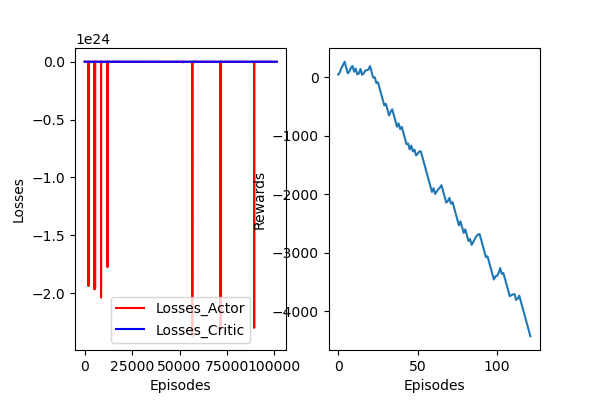

Python code for this plot:
# -*- coding: utf-8 -*-
"""
Created on Sat Mar 13 16:27:23 2021

@author: MBI
"""
import tensorflow as tf 
import tensorflow_probability as tfp 
import threading,gym,time
import numpy as np 
import matplotlib.pyplot as plt
import concurrent.futures as cf
tf.compat.v1.logging.set_verbosity(tf.compat.v1.logging.ERROR)
tf.random.set_seed(1)
np.random.seed(1)
#%%

class A3C():
    def __init__(self,env,lr_actor,lr_critic):
        self.env = env
        self.memory = []
        self.beta = 0.95
        self.lr_actor = lr_actor
        self.lr_critic = lr_critic
        self.state_dim = env.observation_space.shape[0]
        self.state = self.env.reset()
        self.state = tf.expand_dims(tf.cast(self.state,dtype=tf.float32),0)
        self.lock = threading.Lock()
        self.loss_actor = []
        self.loss_critic = []
        self.build_autoencoder()
    
    def reset_memory(self):
        self.memory=[]
        
    def remember(self,item):
        self.memory.append(item)
    
    def build_autoencoder(self):
        # Encoder
        inputs = tf.keras.Input(shape=(self.state_dim,))
        feature_size = 32
        
        X = tf.keras.layers.Dense(units=256,activation='relu')(inputs)
        X = tf.keras.layers.Dense(units=128,activation='relu')(X)
        output_enco = tf.keras.layers.Dense(units=feature_size)(X)
        self.encoder = tf.keras.Model(inputs,output_enco,name="Encoder")

        # Decoder
        feature_inputs = tf.keras.Input(shape=(feature_size,))
        Y = tf.keras.layers.Dense(units=128,activation='relu')(feature_inputs)
        Y = tf.keras.layers.Dense(units=256,activation='relu')(Y)
        output_deco = tf.keras.layers.Dense(units=self.state_dim)(Y)
        self.decoder = tf.keras.Model(feature_inputs,output_deco)

        # Autoencoder
        self.autoencoder = tf.keras.Model(inputs,self.decoder(self.encoder(inputs)))
        self.autoencoder.compile(optimizer = tf.keras.optimizers.Adam(learning_rate=3e-3),loss='mse')
    def train_autoencoder(self,x_train,y_test):
        self.autoencoder.fit(x_train,x_train,validation_data=(y_test,y_test),batch_size=32,epochs=10)
        
    
    def log(self,arg):
        mean,std,action = arg
        std = tf.keras.activations.softplus(x=std) + 1e-10
        dist = tfp.distributions.Normal(loc=mean[0],scale=std[0])
        lgp = dist.log_prob(action)
        return lgp
    
    def entropy(self,arg):
        mean,std = arg
        std = tf.keras.activations.softplus(x=std) + 1e-10
        dist = tfp.distributions.Normal(loc=mean[0],scale=std[0])
        entropy = dist.entropy()
        return entropy
    
    def action(self,arg):
        mean,std = arg
        std = tf.keras.activations.softplus(x=std) + 1e-10
        dist = tfp.distributions.Normal(loc=mean[0],scale=std[0])
        action_dist = dist.sample(1)
        action = tf.clip_by_value(action_dist,self.env.action_space.low[0],self.env.action_space.high[0])
        return action
    
    def logp_loss(self,entropy,beta=0.0):
        def loss(y_true,y_pred):
           return -tf.keras.backend.mean((y_true*y_pred)+(beta*entropy),axis=1)
        return loss
    
    def get_entropy(self,state):
        entropy = self.entropy_model.predict(state)[0]
        return entropy
    
    
    def build_model(self):
        Inputs = tf.keras.Input(shape=(self.state_dim,))
        self.encoder.trainable = False
        x = self.encoder(Inputs)
        mean = tf.keras.layers.Dense(units=1,kernel_initializer='zero',name='Mean')(x)
        std = tf.keras.layers.Dense(units=1,kernel_initializer='zero',name='Std')(x)
        action = tf.keras.layers.Lambda(self.action,output_shape=(1,))([mean,std])
        log_prob = tf.keras.layers.Lambda(self.log,output_shape=(1,))([mean,std,action])
        entropy = tf.keras.layers.Lambda(self.entropy,output_shape=(1,))([mean,std])
        valor = tf.keras.layers.Dense(units=1,kernel_initializer='zero',name='Valor')(x)
        
        # Modelos
        self.entropy_model = tf.keras.Model(inputs=Inputs,outputs=entropy)
        self.log_model = tf.keras.Model(inputs=Inputs,outputs=log_prob)
        self.Actor = tf.keras.Model(inputs=Inputs,outputs=action)
        self.Critic = tf.keras.Model(inputs=Inputs,outputs=valor)
        
        # Perdidas 
        loss = self.logp_loss(self.get_entropy(self.state),self.beta)
        optimizer_valor = tf.keras.optimizers.Adam(learning_rate=self.lr_critic)
        optimizer_actor = tf.keras.optimizers.RMSprop(learning_rate=self.lr_actor)
        self.log_model.compile(optimizer=optimizer_actor,loss=loss)
        self.Critic.compile(optimizer=optimizer_valor,loss='mse')

        # Sumario
        try:
            tf.keras.utils.plot_model(self.Actor,to_file='C:/Users/MBI/Documents/Python_Scripts/Practicas_AI/MountainCarContinouse/Actor.png', show_shapes=True,show_layer_names=True,dpi=100)
            tf.keras.utils.plot_model(self.Critic,to_file='C:/Users/MBI/Documents/Python_Scripts/Practicas_AI/MountainCarContinouse/Critic.png', show_shapes=True,show_layer_names=True,dpi=100)
            print("[+] Estructura guardadas.")
        except :
            print("[-] Error en estructuras.")
    
    def save_weights(self):
        try:
            self.Actor.save_weights('C:/Users/MBI/Documents/Python_Scripts/Practicas_AI/MountainCarContinouse/Actor_weights.h5')
            self.Critic.save_weights('C:/Users/MBI/Documents/Python_Scripts/Practicas_AI/MountainCarContinouse/Critic_weights.h5')
        except :
            raise ValueError('[-] Error saving weights')
    
    def load_weights(self):
        try:
            self.Actor.load_weights('C:/Users/MBI/Documents/Python_Scripts/Practicas_AI/MountainCarContinouse/Actor_weights.h5')
            self.Critic.load_weights('C:/Users/MBI/Documents/Python_Scripts/Practicas_AI/MountainCarContinouse/Critic_weights.h5')
            print('[+] Loaded weights')
        except :
            print('[-] Error loading weights')
    
    def save_model(self):
        try:
            self.Actor.save("C:/Users/MBI/Documents/Python_Scripts/Practicas_AI/MountainCarContinouse/A3C_model.h5")
            print("[+] Model saved.")
        except :
            print("[-] Error model not saved.")
    
    
    def load_encode_weights(self):
        self.encoder.load_weights("C:/Users/MBI/Documents/Python_Scripts/Practicas_AI/MountainCarContinouse/Encode_weights.h5")
    
    def saved_encoder(self):
        try:
            self.encoder.save_weights("C:/Users/MBI/Documents/Python_Scripts/Practicas_AI/MountainCarContinouse/Encode_weights.h5")
            print("[+] Encoder saved")
        except:
            raise("[-] Error to save encoder")
        
    
    def choose_action(self,observation):
        state = tf.expand_dims(tf.cast(observation,dtype=tf.float32),0)
        action = self.Actor.predict(state)[0]
        return action
    
     
    def train_by_episode(self,last_value,gamma=1.0):
        r = last_value
        for item in self.memory[::-1]:
            [step,state,next_state,reward,done] = item
            r = reward + gamma * r
            state = tf.expand_dims(tf.cast(state,dtype=tf.float32),0)
            item = [step,state,next_state,r,done]
            self.train(item,gamma)

        self.save_weights()
    
    def train(self,item,gamma):
        [step,state,next_state,reward,done] = item
        self.state = state
        discount_factory = gamma**step
        delta = reward - self.Critic.predict(state)[0]
        discount_delta = discount_factory*delta 
        discount_delta = tf.expand_dims(tf.cast(discount_delta,dtype=tf.float32),0)
        history_actor = self.log_model.train_on_batch(state,discount_delta)
        discount_delta = reward
        discount_delta =  tf.expand_dims(tf.cast(discount_delta,dtype=tf.float32),0)
        history_critic = self.Critic.train_on_batch(state,discount_delta)
        self.loss_actor.append(history_actor)
        self.loss_critic.append(history_critic)
    

#%%
def show_historial(loss_actor,loss_critic,rewards,episodes):
    plt.figure(figsize=(16,8))
    fig,(ax_1,ax_2) = plt.subplots(1,2)
    ax_1.plot(loss_actor,color='r')
    ax_1.plot(loss_critic,color='b')
    ax_1.set_xlabel('Episodes')
    ax_1.set_ylabel('Losses')
    ax_1.legend(['Losses_Actor','Losses_Critic'])
    ax_2.plot(rewards)
    ax_2.set_xlabel('Episodes')
    ax_2.set_ylabel('Rewards')
    plt.savefig('C:/Users/MBI/Documents/Python_Scripts/Practicas_AI/MountainCarContinouse/A3C.png',dpi=100)
    
    plt.show()
#%%

episode = 1000 
env=gym.make('MountainCarContinuous-v0')
env.reward_range = (-1,1)
learnig_rate_actor = 1e-3
learnig_rate_critic = 1e-3
gamma = 0.9999
agent = A3C(env,lr_actor=learnig_rate_actor,lr_critic=learnig_rate_critic)
try:
    agent.load_encode_weights()
    print("[+] Encode  weights loaded.")
except :
    print('[*] Weights not found / sample env...')
    x_train = [env.observation_space.sample() for i in range(200000)]
    y_test = [env.observation_space.sample() for i in range(200000)]
    x_train = tf.cast(x_train,dtype=tf.float32)
    y_test = tf.cast(y_test,dtype=tf.float32)
    agent.train_autoencoder(x_train,y_test)
    agent.saved_encoder()

agent.build_model()
try:
    agent.load_weights()
except : pass

rewards = []
def train_agent(env):
    global score
    score = 0.0
    for i in range(1,episode):
        state = env.reset()
        done = False
        step = 0
        agent.reset_memory()
        while not done:
            action=agent.choose_action(state)
            next_state,reward,done,_= env.step(action)
            item = [step, state, next_state, reward, done]
            agent.remember(item)
            score += reward
            state = next_state
            step += 1
            env.render() 
            if done:
                v = 0 if reward > 0 else agent.Critic(tf.expand_dims(tf.cast(next_state,dtype=tf.float32),0))[0]
                agent.lock.acquire() 
                agent.train_by_episode(v,gamma)
                agent.lock.release() 
                print('[*] Episode: {}/{} Total Rewards: {}'.format(i,episode,round(score,0))) 
        rewards.append(score)
    env.close()

def train_workers(n_workers):
    envs=[gym.make('MountainCarContinuous-v0') for  i in range(n_workers)]
    with cf.ThreadPoolExecutor(max_workers=n_workers) as workers:
        hilo = []
        for i in range(n_workers):
            hilo.append(workers.submit(train_agent,envs[i]))
            time.sleep(1)

    for h in cf.as_completed(hilo):
        h.done()
#%%
train_workers(6)
#%%
show_historial(agent.loss_actor,agent.loss_critic,rewards,episode)
#%%
agent.save_model()
#%%
# Seccion de Prueba del modelo.Nota la fucion action tiene que existir donde de carge el modelo por el problema de serializacion de las Capas lambdas.
# De esta manera logro delimitar la seccion de entrenamiento de la de prueba.

env = gym.make('MountainCarContinuous-v0')

def action(arg):
    mean,std = arg
    std = tf.keras.activations.softplus(x=std) + 1e-10
    dist=tfp.distributions.Normal(loc=mean[0],scale=std[0])
    action_dist=dist.sample(1)
    action=tf.clip_by_value(action_dist,env.action_space.low[0],env.action_space.high[0])
    return action

def load_model():
    try:
       model = tf.keras.models.load_model("C:/Users/MBI/Documents/Python_Scripts/Practicas_AI/MountainCarContinouse/A3C_model.h5",custom_objects={"action":action})
       print("[+] Model loaded.")
       return model
    except:
         raise("[-] Erro load model.")

def test_model():
    scores = []
    model = load_model()
    for i in range(100):
        score = 0
        done = False
        state = env.reset()
        state = tf.expand_dims(tf.convert_to_tensor(state,dtype=tf.float32),axis=0)
        while  not done:
            action = model.predict(state)[0]
            next_state,reward,done,_ = env.step(action)
            score += reward
            env.render()
            
            if done:
                print('[*] Episode: {}/{} Total Rewarsd: {}'.format(i,100,round(score,0)))

            state = tf.expand_dims(tf.convert_to_tensor(next_state,dtype=tf.float32),axis=0)
        scores.append(score)
    env.close()
    
    promedio = round(sum(scores)/100)
    
    if promedio >= 110:
        print('[*] Victoty score: {}'.format(score))
    else:
        print('[-] Defeat score: {}'.format(score))

#%%
test_model()
#%%
env.close()
#%%







